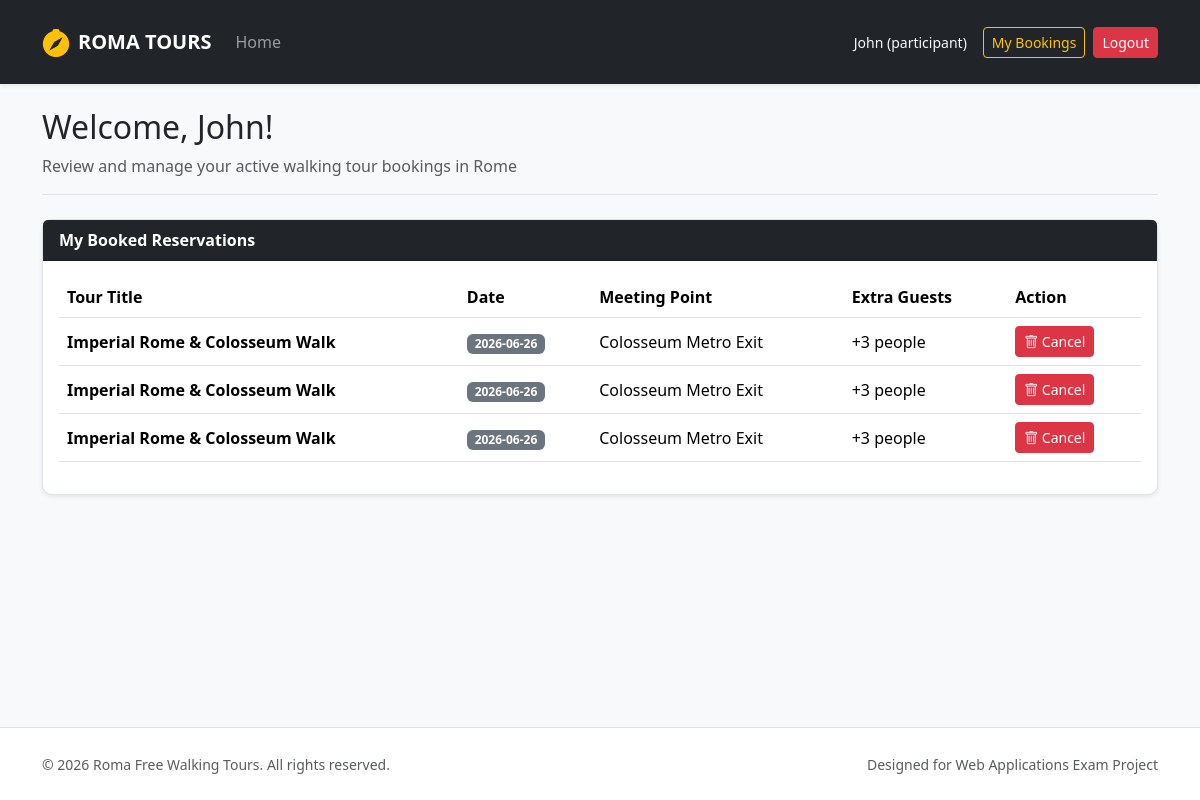
Screenshot of /participant/profile (signed in) with the database file from the repository.
### tables this page shows
CREATE TABLE users (
            id INTEGER PRIMARY KEY AUTOINCREMENT,
            name TEXT NOT NULL,
            surname TEXT NOT NULL,
            email TEXT UNIQUE NOT NULL,
            password TEXT NOT NULL,
            role TEXT CHECK(role IN ('guide', 'participant', 'administrator')) NOT NULL,
            languages TEXT
        );

CREATE TABLE reservations (
            id INTEGER PRIMARY KEY AUTOINCREMENT,
            tour_id INTEGER NOT NULL,
            participant_id INTEGER NOT NULL,
            tour_date TEXT NOT NULL,
            additional_count INTEGER DEFAULT 0,
            additional_names TEXT,
            FOREIGN KEY (tour_id) REFERENCES tours(id) ON DELETE CASCADE,
            FOREIGN KEY (participant_id) REFERENCES users(id) ON DELETE CASCADE
        );

CREATE TABLE tours (
            id INTEGER PRIMARY KEY AUTOINCREMENT,
            guide_id INTEGER NOT NULL,
            title TEXT NOT NULL,
            meeting_point TEXT NOT NULL,
            duration INTEGER NOT NULL,
            language TEXT NOT NULL,
            max_participants INTEGER NOT NULL,
            description TEXT NOT NULL,
            stops TEXT NOT NULL,
            photos TEXT NOT NULL,
            FOREIGN KEY (guide_id) REFERENCES users(id) ON DELETE CASCADE
        );

### routes/auth_routes.py (the view)
@auth_bp.route("/participant/profile")
@login_required
@participant_required
def profile_participant():
    from dao.reservations_dao import get_participant_reservations
    my_bookings = get_participant_reservations(current_user.id)
    return render_template("profile_participant.html", bookings=my_bookings)

### app.py (called while the page is built)
@login_manager.user_loader
def load_user(user_id):
    db_user = get_user_by_id(user_id)
    if db_user:
        return User(
            id=db_user["id"], name=db_user["name"], surname=db_user["surname"],
            email=db_user["email"], role=db_user["role"], languages=db_user["languages"]
        )
    return None

### dao/reservations_dao.py (called while the page is built)
def get_participant_reservations(p_part_id):
    query = """
        SELECT r.id as res_id, r.tour_date, r.additional_count, t.title, t.meeting_point
        FROM reservations r
        JOIN tours t ON r.tour_id = t.id
        WHERE r.participant_id = ?
    """
    import sqlite3
    conn = sqlite3.connect("roma_tours.db")
    conn.row_factory = sqlite3.Row
    cursor = conn.cursor()
    cursor.execute(query, (p_part_id,))
    res = cursor.fetchall()
    cursor.close()
    conn.close()
    return res

### dao/users_dao.py (called while the page is built)
def get_user_by_id(p_id):
    query = "SELECT * FROM users WHERE id = ?"
    conn = sqlite3.connect("roma_tours.db")
    conn.row_factory = sqlite3.Row
    cursor = conn.cursor()
    cursor.execute(query, (p_id,))
    db_user = cursor.fetchone()
    cursor.close()
    conn.close()
    return db_user

### routes/auth_routes.py (called while the page is built)
def participant_required(f):
    @wraps(f)
    def decorated_function(*args, **kwargs):
        if not current_user.is_authenticated or current_user.role != 'participant':
            flash("Only participants can access this page.", "danger")
            return redirect(url_for("home"))
        return f(*args, **kwargs)
    return decorated_function

### templates/profile_participant.html (shortened to what this page needs)
{% extends 'base.html' %}
{% block content %}
<div class="col-12">
  <div class="mb-4 border-bottom pb-3">
    <h2>Welcome, {{ current_user.name }}!</h2>
    <p class="text-muted mb-0">Review and manage your active walking tour bookings in Rome</p>
  </div>
  <div class="card shadow-sm border">
    <div class="card-header bg-dark text-white fw-bold">My Booked Reservations</div>
    <div class="card-body">
      {% if bookings %}
      <div class="table-responsive">
        <table class="table table-hover align-middle">
          <thead>
            <tr>
              <th>Tour Title</th>
              <th>Date</th>
              <th>Meeting Point</th>
              <th>Extra Guests</th>
              <th>Action</th>
            </tr>
          </thead>
          <tbody>
            {% for b in bookings %}
            <tr>
              <td><strong>{{ b.title }}</strong></td>
              <td><span class="badge bg-secondary">{{ b.tour_date }}</span></td>
              <td>{{ b.meeting_point }}</td>
              <td>+{{ b.additional_count }} people</td>
              <td>
                <form action="{{ url_for('participant.cancel_booking', res_id=b.res_id) }}" method="POST" onsubmit="return confirm('Are you sure you want to cancel this booking?');">
                  <button type="submit" class="btn btn-danger btn-sm"><i class="bi bi-trash"></i> Cancel</button>
                </form>
              </td>
            </tr>
            {% endfor %}
          </tbody>
        </table>
      </div>
      {% else %}
      <div class="py-4 text-center text-muted">
         <i class="bi bi-calendar-check fs-2 mb-2 d-block text-secondary"></i>
         <p class="mb-0 small">You have no active tour reservations. Go to the home page to explore historical walks!</p>
      </div>
      {% endif %}
    </div>
  </div>
</div>
{% endblock %}

### templates/base.html (shortened to what this page needs)
<!DOCTYPE html>
<html lang="en">
<head>
  <link href="https://cdn.jsdelivr.net/npm/bootstrap@5.3.2/dist/css/bootstrap.min.css" rel="stylesheet">
  <link rel="stylesheet" href="https://cdn.jsdelivr.net/npm/bootstrap-icons@1.11.3/font/bootstrap-icons.min.css">
  <link rel="stylesheet" href="{{ url_for('static', filename='css/styles.css') }}">
</head>
<body class="d-flex flex-column min-vh-100">
  <nav class="navbar navbar-expand-lg navbar-dark bg-dark shadow-sm py-3 mb-4">
    <div class="container">
      <a class="navbar-brand d-flex align-items-center fw-bold text-uppercase tracking-wider" href="{{ url_for('home') }}">
        <i class="bi bi-compass-fill me-2 text-warning fs-3"></i> Roma Tours
      </a>
      <div class="collapse navbar-collapse" id="mainNav">
        <ul class="navbar-nav me-auto mb-2 mb-lg-0">
          <li class="nav-item">
            <a class="nav-link {% if request.endpoint == 'home' %}active{% endif %}" href="{{ url_for('home') }}">Home</a>
          </li>
        </ul>
        <div class="d-flex align-items-center gap-2">
          {% if current_user.is_authenticated %}
            <span class="text-light me-2 small">
               {{ current_user.name }} ({{ current_user.role }})
            </span>
            {% if current_user.role == 'administrator' %}
              <a href="{{ url_for('auth.profile_admin') }}" class="btn btn-outline-warning btn-sm">Admin Dashboard</a>
            {% elif current_user.role == 'guide' %}
              <a href="{{ url_for('auth.profile_guide') }}" class="btn btn-outline-warning btn-sm">Guide Profile</a>
            {% else %}
              <a href="{{ url_for('auth.profile_participant') }}" class="btn btn-outline-warning btn-sm">My Bookings</a>
            {% endif %}
            <a href="{{ url_for('auth.logout') }}" class="btn btn-danger btn-sm">Logout</a>
          {% endif %}
        </div>
      </div>
    </div>
  </nav>
  <div class="container flex-grow-1">
    <div class="row g-4">
      {% block content %}
      {% endblock %}
    </div>
  </div>
  <footer class="mt-auto border-top bg-white">
    <div class="container py-4">
      <div class="row align-items-center">
        <div class="col-12 col-md-6 text-center text-md-start">
          <span class="text-body-secondary small">© 2026 Roma Free Walking Tours. All rights reserved.</span>
        </div>
        <div class="col-12 col-md-6 text-center text-md-end mt-2 mt-md-0">
          <span class="text-muted small">Designed for Web Applications Exam Project</span>
        </div>
      </div>
    </div>
  </footer>
</body>
</html>

### static/css/styles.css (style rules this page uses)
body { background-color: #f8f9fa; font-family: 'Segoe UI', Tahoma, Geneva, Verdana, sans-serif; }
.card { border: none; border-radius: 10px; transition: transform 0.2s ease, box-shadow 0.2s ease; }
footer { background-color: #ffffff; }

### rows the page displays
users: name "John", role "participant"
reservations: title "Imperial Rome & Colosseum Walk", tour_date "2026-06-26", meeting_point "Colosseum Metro Exit", additional_count "3"
reservations: title "Imperial Rome & Colosseum Walk", tour_date "2026-06-26", meeting_point "Colosseum Metro Exit", additional_count "3"
reservations: title "Imperial Rome & Colosseum Walk", tour_date "2026-06-26", meeting_point "Colosseum Metro Exit", additional_count "3"
